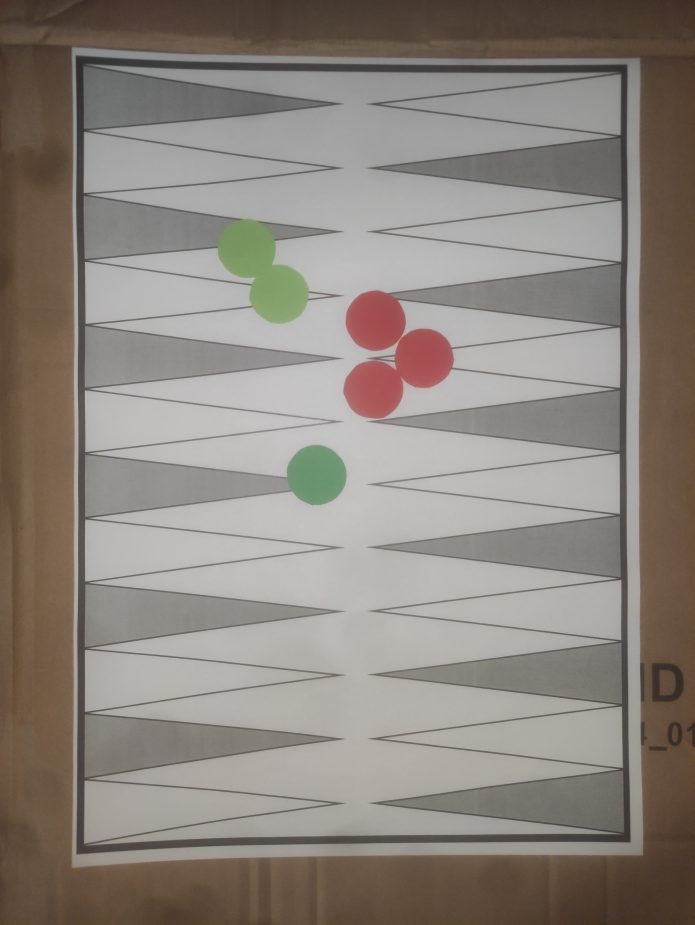
#> input picture img/jpeg/im1.jpeg, 3472 x 4624 px (shown at 1/5 size)
$ python rectagle-detect2.py
#> lines starting #> are read from the running program, lines starting #| are printed output that depends on the picture; after the words box and inside, x2 and y2 are one past the last pixel; in counts of white or black regions, pixels touching at a corner belong together
import cv2 # OpenCV Library

# Image to detect shapes on below
image = cv2.imread("./img/jpeg/im1.jpeg")
#> image is the input picture: shape (4624, 3472, 3); mean B, G, R 125.4, 132.5, 140.2
f = .2
image = cv2.resize(image, None, fx=f, fy=f)
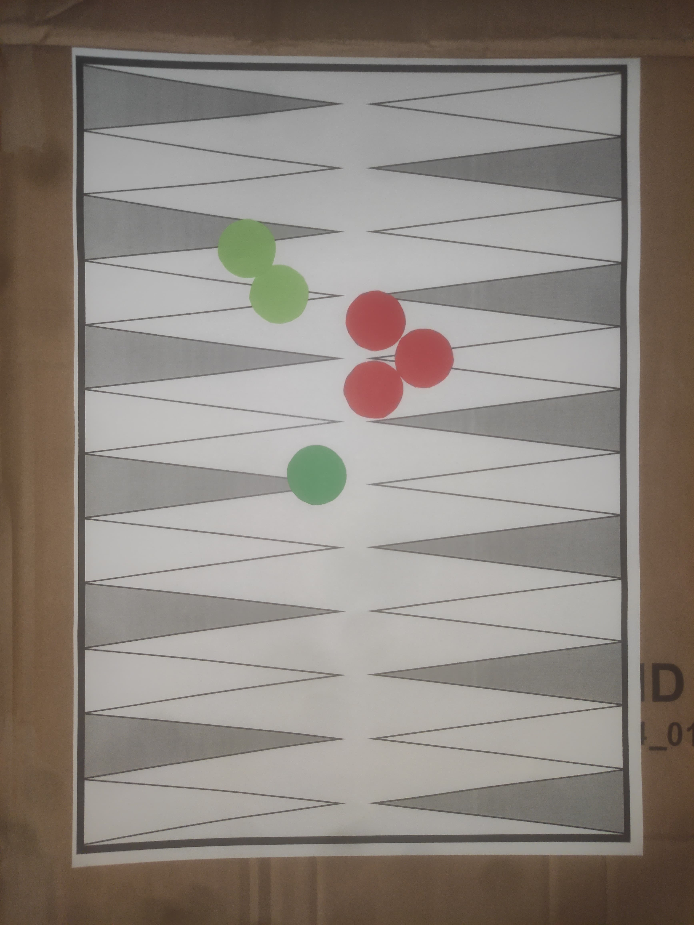
#> image: shape (925, 694, 3); mean B, G, R 125.4, 132.6, 140.2

gray_image = cv2.cvtColor(image, cv2.COLOR_BGR2GRAY) # Converting to gray image
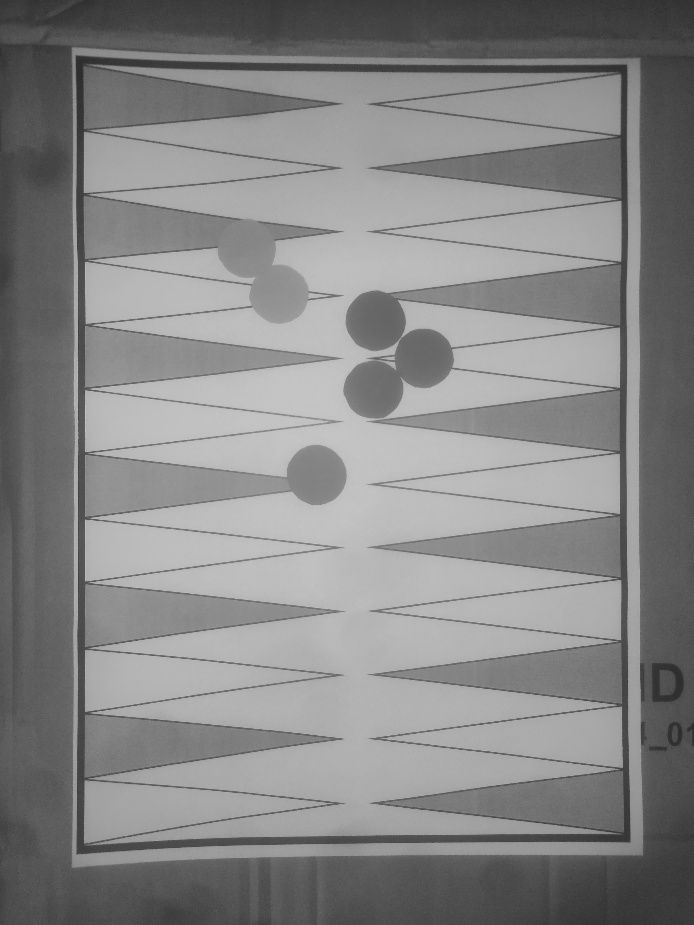
#> gray_image: shape (925, 694); min 42, max 200, mean 134

# Setting threshold value to get new image (In simpler terms: this function checks every pixel, and depending on how
# dark the pixel is, the threshold value will convert the pixel to either black or white (0 or 1)).
_, thresh_image = cv2.threshold(gray_image, 150, 255, cv2.THRESH_BINARY)
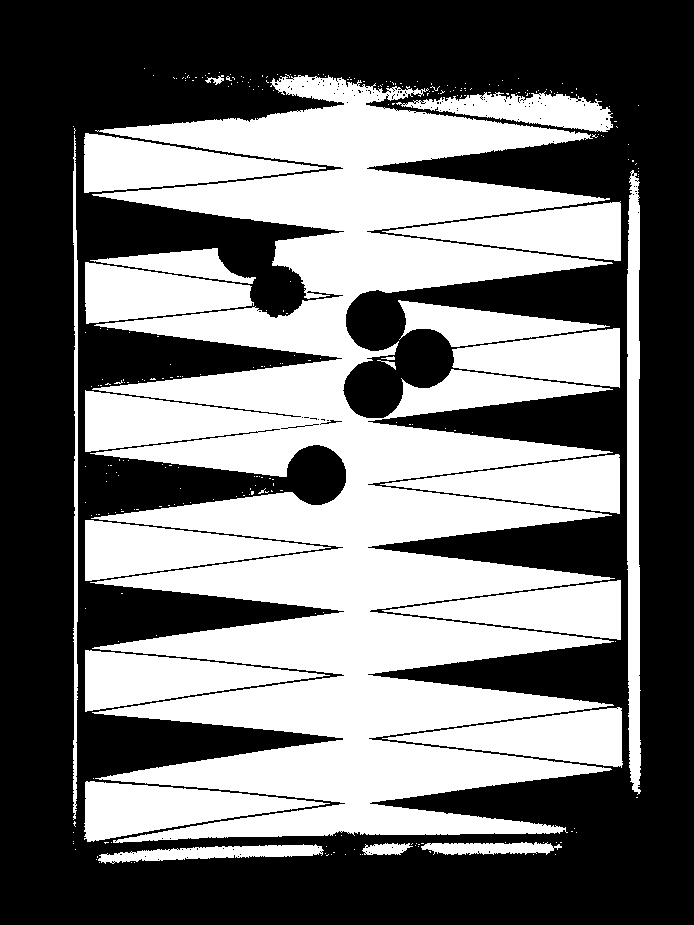
#> thresh_image: shape (925, 694); 44.9% white; 286 white regions (264 under 20 px)
cv2.imshow("thresh_image", thresh_image)
cv2.waitKey(0)

# Retrieving outer-edge coordinates in the new threshold image
contours, hierarchy = cv2.findContours(thresh_image, cv2.RETR_TREE, cv2.CHAIN_APPROX_SIMPLE)
#> contours = 496 contours, 472 with area under 20; largest, box (x1, y1, x2, y2) and area: (85, 75, 615, 843) 183396, (85, 650, 330, 712) 7428, (85, 520, 331, 581) 7406, (84, 781, 330, 842) 7384, (84, 133, 326, 193) 7308

# Iterating through each contour to retrieve coordinates of each shape
for i, contour in enumerate(contours):
    if i == 0:
        continue

    # The 2 lines below this comment will approximate the shape we want. The reason being that in certain cases the
    # shape we want might have flaws or might be imperfect, and so, for example, if we have a rectangle with a
    # small piece missing, the program will still count it as a rectangle. The epsilon value will specify the
    # precision in which we approximate our shape.
    epsilon = 0.01*cv2.arcLength(contour, True)
    approx = cv2.approxPolyDP(contour, epsilon, True)

    # Drawing the outer-edges onto the image
    cv2.drawContours(image, contour, 0, (0, 0, 0), 4)

    # Retrieving coordinates of the contour so that we can put text over the shape.
    x, y, w, h= cv2.boundingRect(approx)
    x_mid = int(x + (w/3)) # This is an estimation of where the middle of the shape is in terms of the x-axis.
    y_mid = int(y + (h/1.5)) # This is an estimation of where the middle of the shape is in terms of the y-axis.

    # Setting some variables which will be used to display text on the final image
    coords = (x_mid, y_mid)
    colour = (0, 0, 0)
    font = cv2.FONT_HERSHEY_DUPLEX

    # This is the part where we actually guess which shape we have detected. The program will look at the amount of edges
    # the contour/shape has, and then based on that result the program will guess the shape (for example, if it has 3 edges
    # then the chances that the shape is a triangle are very good.)
    #
    # You can add more shapes if you want by checking more lenghts, but for the simplicity of this tutorial program I
    # have decided to only detect 5 shapes.
    if len(approx) == 3:
        cv2.putText(image, "Triangle", coords, font, 1, colour, 1) # Text on the image
    elif len(approx) == 4:
        cv2.putText(image, "Quadrilateral", coords, font, 1, colour, 1)
    elif len(approx) == 5:
        cv2.putText(image, "Pentagon", coords, font, 1, colour, 1)
    elif len(approx) == 6:
        cv2.putText(image, "Hexagon", coords, font, 1, colour, 1)
    else:
        # If the length is not any of the above, we will guess the shape/contour to be a circle.
        cv2.putText(image, "Circle", coords, font, 1, colour, 1)
#> this loop made 496 passes
#> (epsilon, x, y, w, h, x_mid, y_mid) on passes 2 to 4: (0, 131, 862, 1, 1, 131, 862), (0, 99, 862, 1, 1, 99, 862), (0, 96, 859, 1, 1, 96, 859)
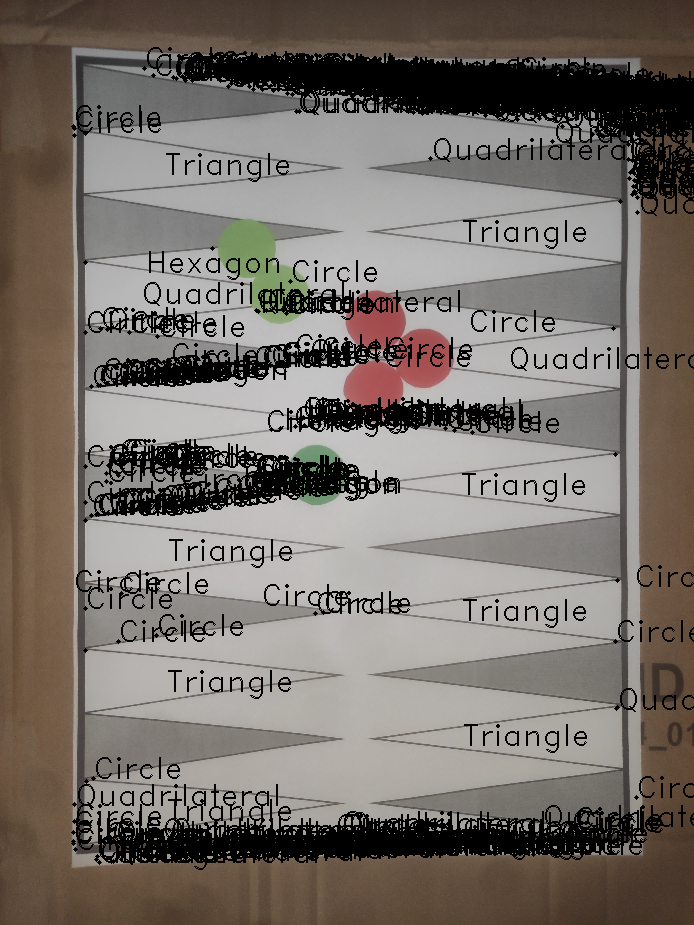
#> image: shape (925, 694, 3); 13.79% of pixels changed, all inside (x1, y1, x2, y2) = (71, 47, 694, 870)

# Displaying the image with the detected shapes onto the screen
cv2.imshow("shapes_detected", image)
cv2.waitKey(0)

$ run again, with img/jpeg/im2.jpeg copied over img/jpeg/im1.jpeg
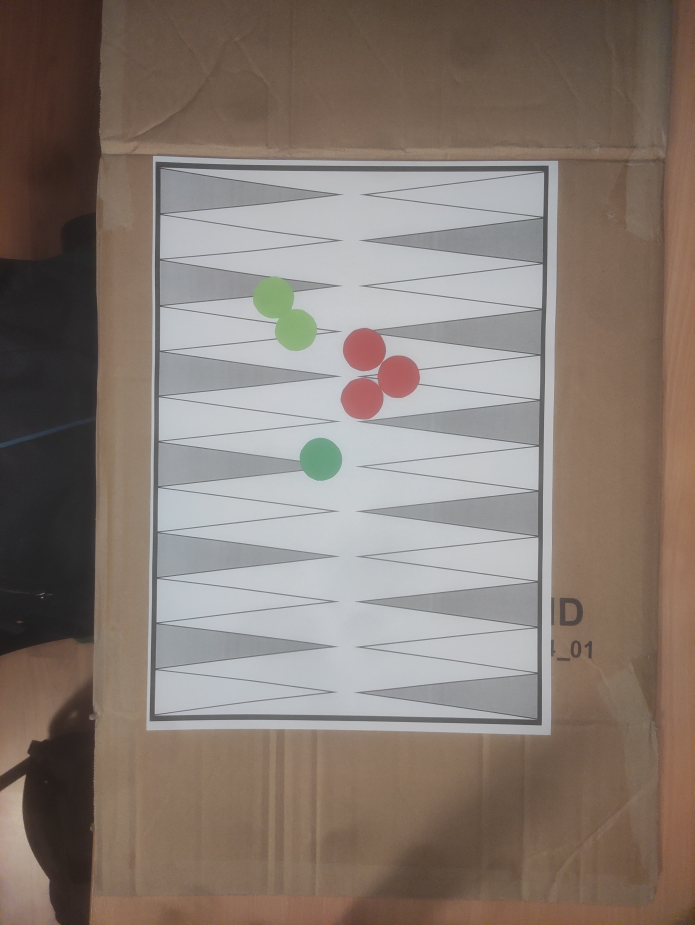
#> input picture img/jpeg/im2.jpeg, 3472 x 4624 px (shown at 1/5 size)
#> image is the input picture: shape (4624, 3472, 3); mean B, G, R 113.4, 121.7, 133.9
#> `_, thresh_image = cv2.threshold(gray_image, 150, 255, cv2.THRESH_BINARY)`:
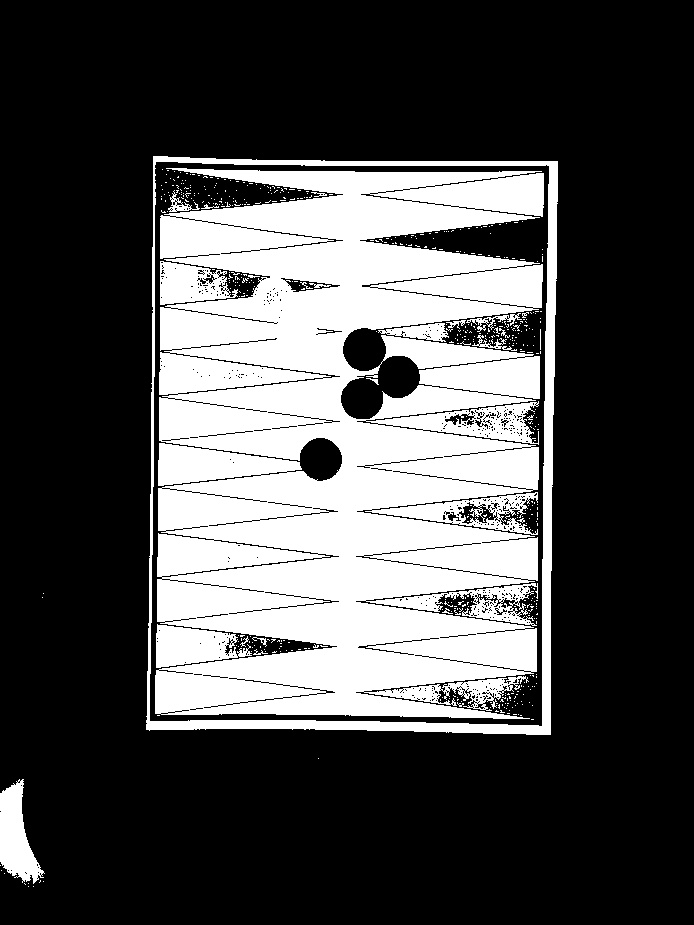
#> thresh_image: shape (925, 694); 29.9% white; 513 white regions (490 under 20 px)
#> contours = 1618 contours, 1483 with area under 20; largest, box (x1, y1, x2, y2) and area: (146, 156, 558, 735) 229193, (149, 161, 550, 727) 218487, (155, 168, 544, 719) 176343, (340, 355, 443, 420) 3058, (156, 624, 252, 668) 2564
#> the loop `for i, contour in enumerate(contours):` made 1618 passes
#> (epsilon, x, y, w, h, x_mid, y_mid) on passes 2, 3, 5: (0, 28, 886, 1, 1, 28, 886), (0, 28, 883, 1, 1, 28, 883), (0, 43, 881, 1, 1, 43, 881)
#> after the loop `for i, contour in enumerate(contours):`:
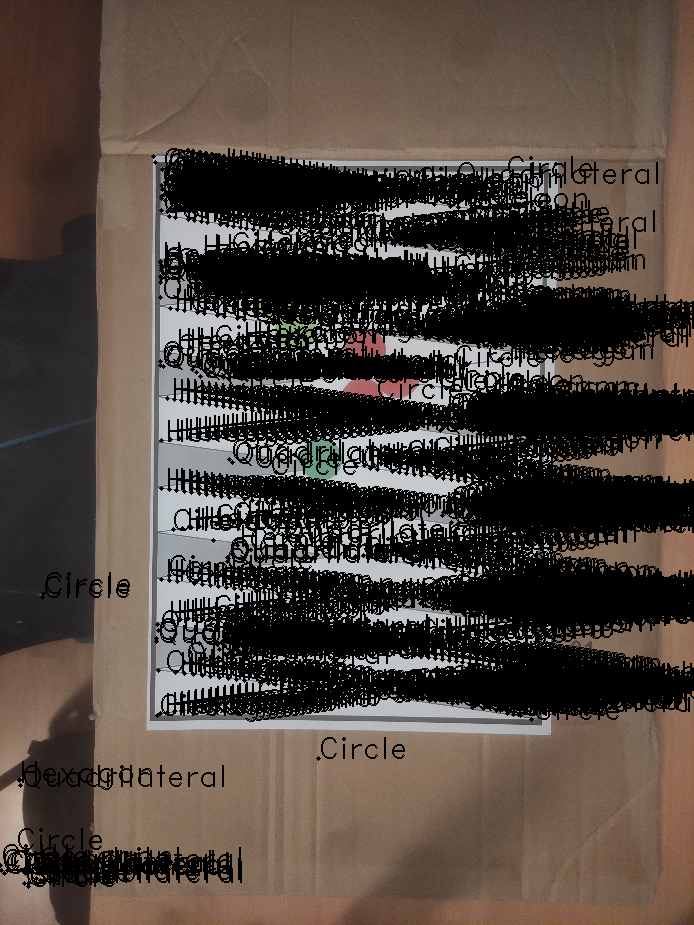
#> image: shape (925, 694, 3); mean B, G, R 61.9, 69.3, 79.9

$ run again, with img/jpeg/im4.jpeg copied over img/jpeg/im1.jpeg
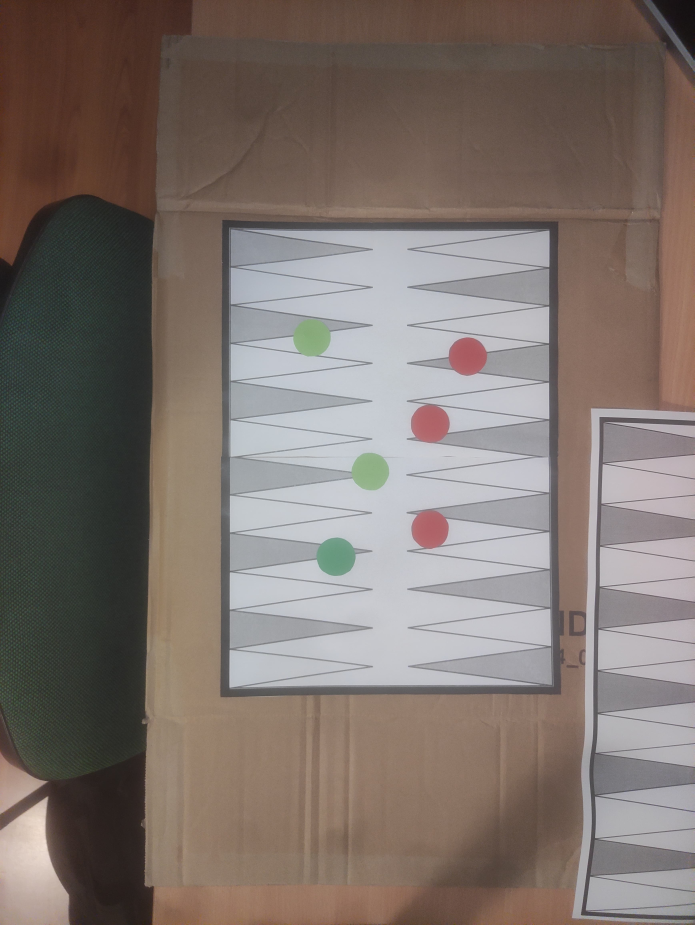
#> input picture img/jpeg/im4.jpeg, 3472 x 4624 px (shown at 1/5 size)
#> image is the input picture: shape (4624, 3472, 3); mean B, G, R 108.6, 114.7, 125.8
#> `_, thresh_image = cv2.threshold(gray_image, 150, 255, cv2.THRESH_BINARY)`:
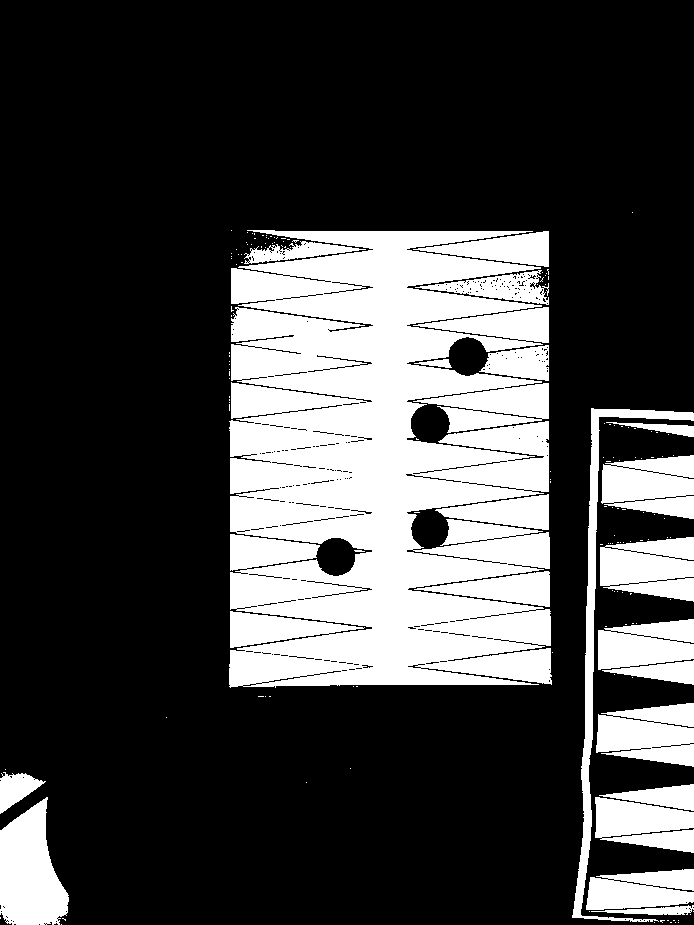
#> thresh_image: shape (925, 694); 26.9% white; 157 white regions (137 under 20 px)
#> contours = 672 contours, 584 with area under 20; largest, box (x1, y1, x2, y2) and area: (229, 230, 552, 688) 117360, (0, 797, 69, 925) 5950, (598, 619, 694, 685) 4761, (600, 537, 694, 602) 4758, (596, 703, 694, 767) 4668
#> the loop `for i, contour in enumerate(contours):` made 672 passes
#> (epsilon, x, y, w, h, x_mid, y_mid) on passes 2, 3, 5: (0, 678, 922, 1, 1, 678, 922), (0, 675, 922, 1, 1, 675, 922), (0, 654, 922, 1, 1, 654, 922)
#> after the loop `for i, contour in enumerate(contours):`:
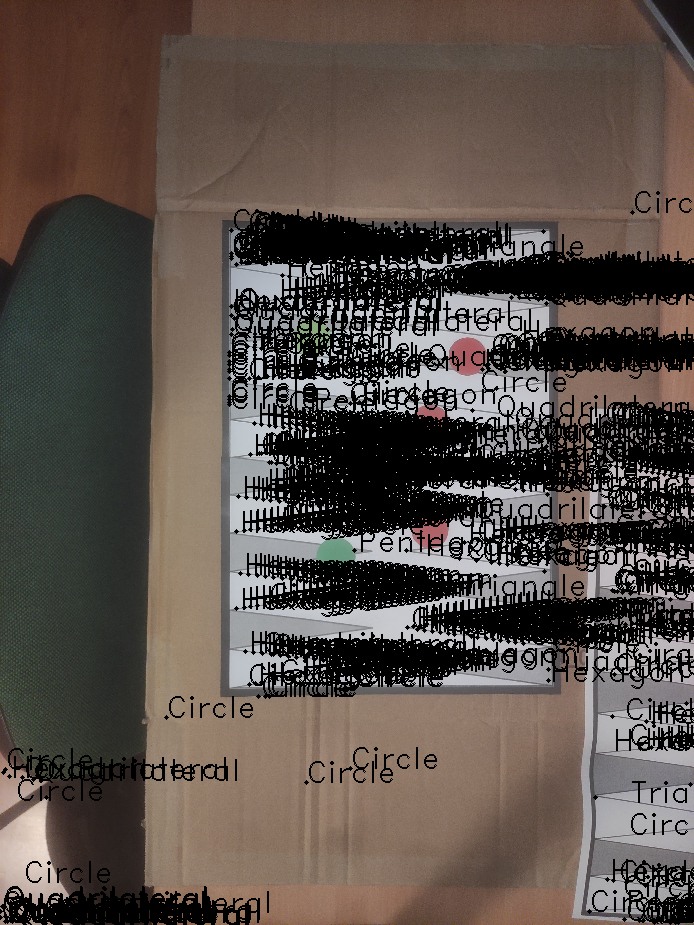
#> image: shape (925, 694, 3); mean B, G, R 73.3, 79.6, 89.7

$ run again, with img/jpeg/imgtable.jpeg copied over img/jpeg/im1.jpeg
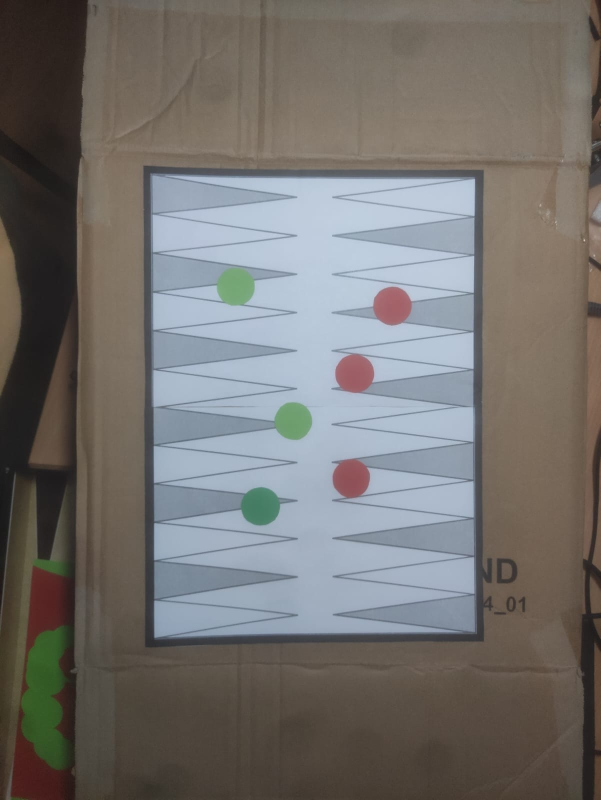
#> input picture img/jpeg/imgtable.jpeg, 1201 x 1600 px (shown at 1/2 size)
#> image is the input picture: shape (1600, 1201, 3); mean B, G, R 110.3, 113.2, 116
#> `_, thresh_image = cv2.threshold(gray_image, 150, 255, cv2.THRESH_BINARY)`:
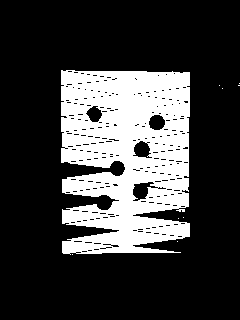
#> thresh_image: shape (320, 240); 24.6% white; 9 white regions (8 under 20 px)
#> contours = 236 contours, 229 with area under 20; largest, box (x1, y1, x2, y2) and area: (61, 70, 190, 255) 19952, (132, 181, 159, 202) 289, (132, 140, 153, 159) 242, (148, 114, 166, 131) 214, (85, 105, 103, 123) 192, (110, 244, 120, 248) 21, (108, 138, 120, 142) 21
#> the loop `for i, contour in enumerate(contours):` made 236 passes
#> (epsilon, x, y, w, h, x_mid, y_mid) on passes 2 to 4: (0, 177, 241, 1, 1, 177, 241), (0, 178, 218, 1, 1, 178, 218), (0, 183, 217, 1, 1, 183, 217)
#> after the loop `for i, contour in enumerate(contours):`:
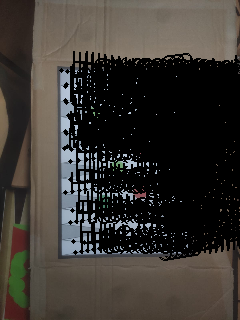
#> image: shape (320, 240, 3); mean B, G, R 49.4, 54.2, 58.3
